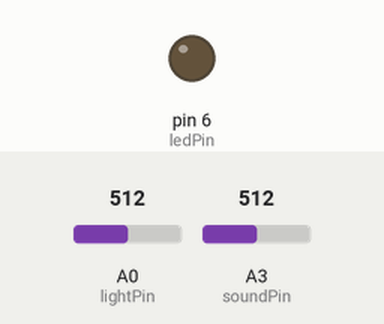
The sketch below on a simulated Arduino Uno, built with avr-gcc and run on an emulated ATmega328P. Parts: output pins drawn as LEDs (lit = HIGH). The test bench sets the inputs (shaded band); at power-on: A0 (lightPin) = 512, A3 (soundPin) = 512. What the sketch prints to the serial monitor is not drawn.

Above: at 1.2 s.
1.3 s: A0 (lightPin) set to 487
At 1.6 s:
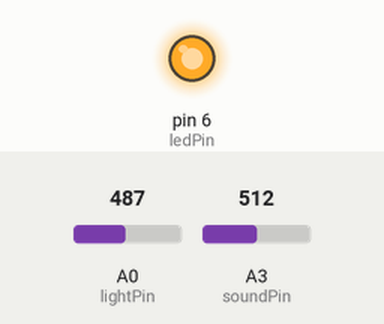
2.8 s: A0 (lightPin) set to 683
4.3 s: A0 (lightPin) set to 712
At 5.5 s:
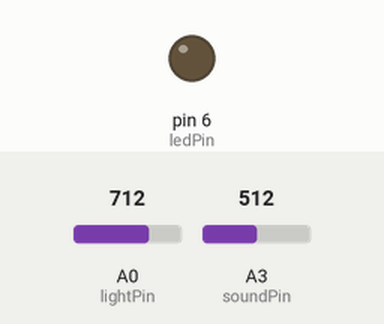
5.8 s: A0 (lightPin) set to 490
At 6.8 s:
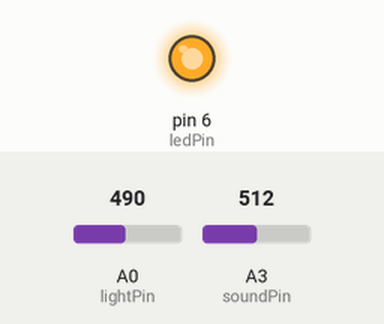
Timing chart, 0 to 8.3 s (numbered marks = the images above; inputs shaded):
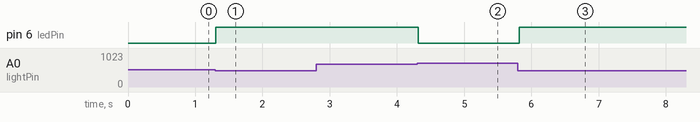

The sketch:

shadow_memory.ino
```cpp
const int ledPin = 6;
const int lightPin = A0;
const int soundPin = A3;

bool isBlooming = false;

void setup() {
  pinMode(ledPin, OUTPUT);
  Serial.begin(9600);
}

void loop() {

   int lightVal = analogRead(lightPin);
  Serial.print("Light: ", lightVal);
  int soundVal = analogRead(soundPin);
  Serial.println(" | Sound: ", soundVal);

  // trigger: dark + sound
  if (!isBlooming && lightVal < 500 && soundVal > 86) {
    isBlooming = true;
  }

  // reset: sunrise
  if (isBlooming && lightVal > 700) {
    isBlooming = false;
  }

  digitalWrite(ledPin, isBlooming ? HIGH : LOW);

  delay(100);
}
```

Measured:
- the behaviour switches between 500 and 499 on A0 (lightPin) (found by bisection; images 0 and 1)
- the behaviour switches between 700 and 701 on A0 (lightPin) (found by bisection; images 1 and 2)
- after the input at 1.3 s, pin 6 (ledPin): LOW → HIGH at once
- after the input at 2.8 s, every drawn part: stays the same
- after the input at 4.3 s, pin 6 (ledPin): HIGH → LOW at once
- after the input at 5.8 s, pin 6 (ledPin): LOW → HIGH at once
